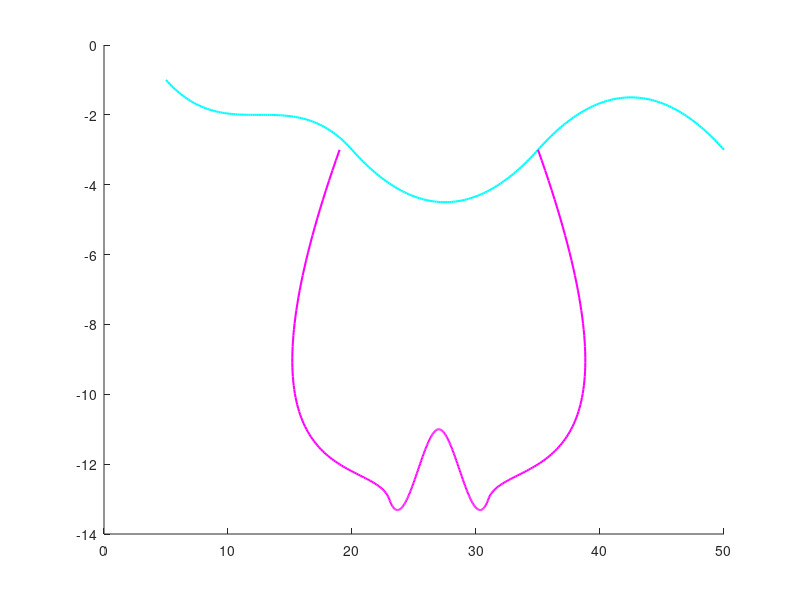

The MATLAB source for this figure:
function masa_curbe()

%% Curba 1 - spline "manuala"

t = linspace(0,1,100); % Parametrul
% Polinoamele Bernstein de gradul 3
B0 = (1-t).^3;
B1 = 3.*(1-t).^2.*t;
B2 = 3.*(1-t).*t.^2;
B3 = t.^3;
B = [B0;B1;B2;B3];

% Definim primul segment, adica primele 4 puncte de control (P0 - P3)
P0 = [5;-1];
P1 = [10;-3];
P2 = [15;-1];
P3 = [20;-3];
% Alegem P4 astfel incat sa fie simetric cu P2 fata de P3 (pentru curba bezier G2)
P4 = P3+(P3-P2); % => P4 = [25;-5]

% Continuam cu restul punctelor pentru al doilea segment
P5 = [30;-5];
P6 = [35;-3];

% Alegem P7 astfel incat sa fie simetric cu P5 fata de P6 (pentru curba bezier G3)
P7 = P6+(P6-P5); % => P7 = [40;-1]
P8 = [45;-1];
P9 = [50;-3];

% Curbele Bezier
f1 = [P0 P1 P2 P3]*B;
f2 = [P3 P4 P5 P6]*B;
f3 = [P6 P7 P8 P9]*B;

% --> Desenare grafic (doar curbele) <--
hold on
plot(f1(1,:),f1(2,:),'c','LineWidth',1.5);
plot(f2(1,:),f2(2,:),'c','LineWidth',1.5);
plot(f3(1,:),f3(2,:),'c','LineWidth',1.5);
hold off

%% Curba 2 – spline F-Mill

p_interpolare = [19 23 27 31 35; -3 -13 -11 -13 -3]; % Punctele de interpolare
% Puncte de control de capat
a = 9;
e = -13;
c = 45;
d = -13;

n = size(p_interpolare,2); % Numarul de puncte
l = zeros(2,n-2);
for j = 1:n-2
    l(:,j) = p_interpolare(:,j+2) - p_interpolare(:,j);
end

ultim = 3*(n-1)+1;
b = zeros(2,ultim);
b(:,1) = p_interpolare(:,1);
b(:,2) = [a;e];
b(:,3) = p_interpolare(:,2)-(1/6)*l(:,1);

for k = 1:n-3
    b(:,3*k+1) = p_interpolare(:,k+1);
    b(:,3*k+2) = p_interpolare(:,k+1) + (1/6)*l(:,k);
    b(:,3*k+3) = p_interpolare(:,k+2) - (1/6)*l(:,k+1);
end

b(:,3*(n-2)+1) = p_interpolare(:,n-1);
b(:,3*(n-2)+2) = p_interpolare(:,n-1) + (1/6)*l(:,n-2);
b(:,3*(n-2)+3) = [c;d];
b(:,ultim) = p_interpolare(:,n);

% --> Desenare grafic (doar curbele Bezier) <--
i = 1;
auxiliar = 1;
nr_intervale = floor(ultim/4) + 1;
hold on
while auxiliar <= nr_intervale
    c_bezier = b(:,i:i+3)*B;
    plot(c_bezier(1,:), c_bezier(2,:), 'm', 'LineWidth', 1.5);
    i = i + 3;
    auxiliar = auxiliar + 1;
end
hold off